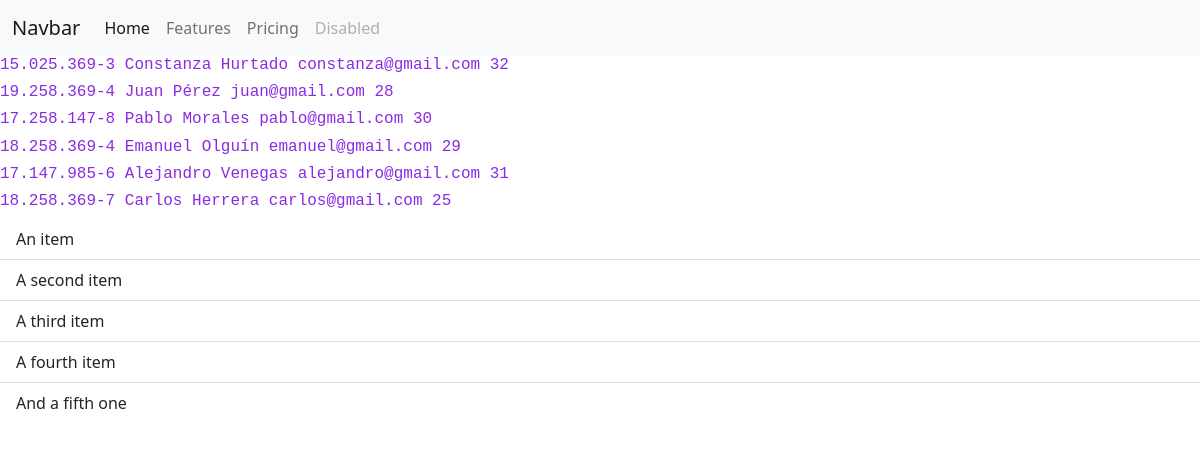
Page /base_cliente/ on the committed database.
### TeloVendoApp/models.py (models this page shows)
class Cliente(models.Model):
    rut = models.CharField(max_length= 12, unique = True)
    nombre = models.CharField(max_length= 50)
    apellido = models.CharField(max_length= 50)
    email = models.CharField(max_length= 30)
    edad = models.IntegerField()

### TeloVendoApp/views.py (the view)
# urls.py: path('base_cliente/', views.base_cliente),
def base_cliente(request):
    cliente = Cliente.objects.all()
    return render(request, 'TeloVendoApp/base_cliente.html',{'data': cliente})

### TeloVendoApp/templates/TeloVendoApp/base_cliente.html
{% extends 'TeloVendoApp/layout.html' %}
{% block content %}
    {% for cliente in data %}
    <div>
        <h1>{{cliente.rut}} {{cliente.nombre}} {{cliente.apellido}} {{cliente.email}} {{cliente.edad}}</h1>
    </div>
    {% endfor %}
{% endblock %}

### TeloVendoApp/templates/TeloVendoApp/layout.html (shortened to what this page needs)
{% load static %}
<!DOCTYPE html>
<html lang="en">
<head>
    <link href="https://cdn.jsdelivr.net/npm/bootstrap@5.1.3/dist/css/bootstrap.min.css" rel="stylesheet">
    <link rel ="stylesheet" href = "{% static 'css/estilos.css' %}">
</head>
<body>
<header>
    <nav class="navbar navbar-expand-lg navbar-light bg-light">
        <div class="container-fluid">
          <a class="navbar-brand" href="#">Navbar</a>
          <div class="collapse navbar-collapse" id="navbarNav">
            <ul class="navbar-nav">
              <li class="nav-item">
                <a class="nav-link active" aria-current="page" href="#">Home</a>
              </li>
              <li class="nav-item">
                <a class="nav-link" href="#">Features</a>
              </li>
              <li class="nav-item">
                <a class="nav-link" href="#">Pricing</a>
              </li>
              <li class="nav-item">
                <a class="nav-link disabled">Disabled</a>
              </li>
            </ul>
          </div>
        </div>
      </nav>
</header>
 {% block content %}
 {% endblock %}
<footer>
    <ul class="list-group list-group-flush">
        <li class="list-group-item">An item</li>
        <li class="list-group-item">A second item</li>
        <li class="list-group-item">A third item</li>
        <li class="list-group-item">A fourth item</li>
        <li class="list-group-item">And a fifth one</li>
      </ul>
</footer>
</body>
</html>

### TeloVendoApp/static/css/estilos.css (style rules this page uses)
h1 { font-family: 'Courier New', Courier, monospace; font-size: 16px; color: blueviolet }

### rows in the picture
Cliente: rut "15.025.369-3", nombre "Constanza", apellido "Hurtado", email "constanza@gmail.com", edad "32"
Cliente: rut "19.258.369-4", nombre "Juan", apellido "Pérez", email "juan@gmail.com", edad "28"
Cliente: rut "17.258.147-8", nombre "Pablo", apellido "Morales", email "pablo@gmail.com", edad "30"
Cliente: rut "18.258.369-4", nombre "Emanuel", apellido "Olguín", email "emanuel@gmail.com", edad "29"
Cliente: rut "17.147.985-6", nombre "Alejandro", apellido "Venegas", email "alejandro@gmail.com", edad "31"
Cliente: rut "18.258.369-7", nombre "Carlos", apellido "Herrera", email "carlos@gmail.com", edad "25"
